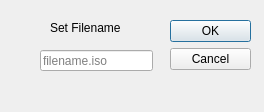
<?xml version="1.0" encoding="UTF-8"?>
<ui version="4.0">
 <class>Start_Proccess</class>
 <widget class="QDialog" name="Start_Proccess">
  <property name="geometry">
   <rect>
    <x>0</x>
    <y>0</y>
    <width>264</width>
    <height>112</height>
   </rect>
  </property>
  <property name="windowTitle">
   <string>Dialog</string>
  </property>
  <property name="modal">
   <bool>true</bool>
  </property>
  <widget class="QDialogButtonBox" name="buttonBox">
   <property name="geometry">
    <rect>
     <x>170</x>
     <y>20</y>
     <width>81</width>
     <height>241</height>
    </rect>
   </property>
   <property name="orientation">
    <enum>Qt::Vertical</enum>
   </property>
   <property name="standardButtons">
    <set>QDialogButtonBox::Cancel|QDialogButtonBox::Ok</set>
   </property>
  </widget>
  <widget class="QLabel" name="label">
   <property name="geometry">
    <rect>
     <x>50</x>
     <y>20</y>
     <width>91</width>
     <height>16</height>
    </rect>
   </property>
   <property name="text">
    <string>Set Filename</string>
   </property>
  </widget>
  <widget class="QLineEdit" name="lineEdit">
   <property name="geometry">
    <rect>
     <x>40</x>
     <y>50</y>
     <width>113</width>
     <height>21</height>
    </rect>
   </property>
   <property name="placeholderText">
    <string>filename.iso</string>
   </property>
  </widget>
 </widget>
 <resources/>
 <connections>
  <connection>
   <sender>buttonBox</sender>
   <signal>accepted()</signal>
   <receiver>Start_Proccess</receiver>
   <slot>accept()</slot>
   <hints>
    <hint type="sourcelabel">
     <x>248</x>
     <y>254</y>
    </hint>
    <hint type="destinationlabel">
     <x>157</x>
     <y>274</y>
    </hint>
   </hints>
  </connection>
  <connection>
   <sender>buttonBox</sender>
   <signal>rejected()</signal>
   <receiver>Start_Proccess</receiver>
   <slot>reject()</slot>
   <hints>
    <hint type="sourcelabel">
     <x>316</x>
     <y>260</y>
    </hint>
    <hint type="destinationlabel">
     <x>286</x>
     <y>274</y>
    </hint>
   </hints>
  </connection>
 </connections>
</ui>
